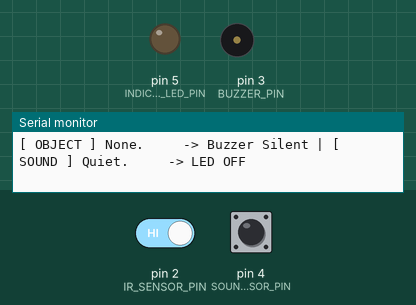
A program run on a simulated Arduino Uno, built with avr-gcc and run on an emulated ATmega328P. Parts: output pins drawn as LEDs (lit = HIGH), buzzer (waves = sounding), the last lines printed to the serial monitor. Dashed ring = blinking. The test bench sets the inputs (shaded band); at power-on: pin 2 (IR_SENSOR_PIN) HIGH, pin 4 (SOUND_SENSOR_PIN) LOW.

Above: at 1.2 s.
1.3 s: pin 2 (IR_SENSOR_PIN) driven LOW
At 2.5 s:
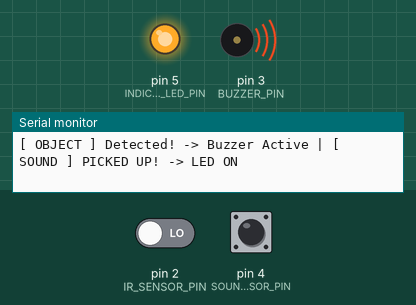
2.8 s: pin 4 (SOUND_SENSOR_PIN) driven HIGH
At 3.8 s:
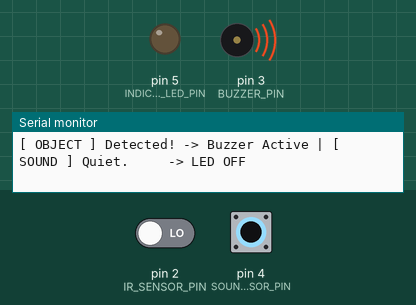
4.3 s: pin 2 (IR_SENSOR_PIN) driven HIGH
At 5.6 s:
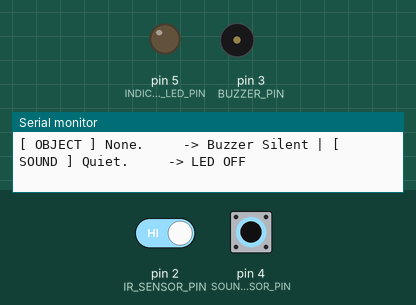
7.3 s: pin 2 (IR_SENSOR_PIN) driven LOW and pin 4 (SOUND_SENSOR_PIN) driven LOW
At 7.6 s:
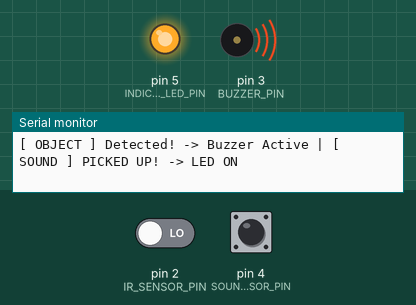
10.3 s: pin 4 (SOUND_SENSOR_PIN) driven HIGH
At 11.3 s:
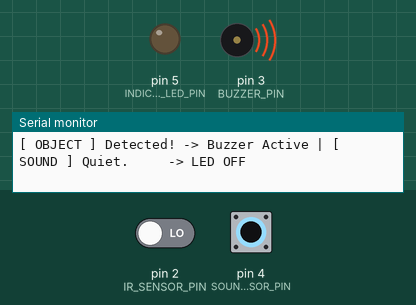
13.3 s: pin 4 (SOUND_SENSOR_PIN) pulsed LOW 2 times (0.12 s each, 0.3 s apart)
At 13.73 s:
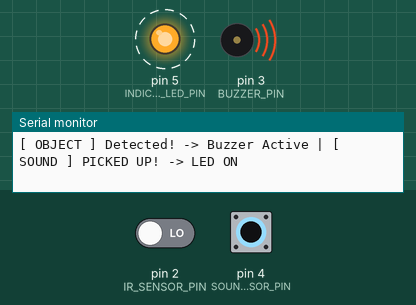
Timing chart, 0 to 16.3 s (numbered marks = the images above; inputs shaded):
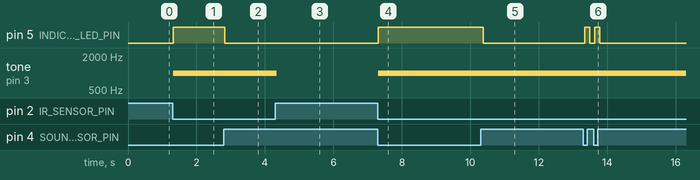

The program:

main.cpp
```cpp
#include <Arduino.h>
#include "../include/Config.h"
#include "FeedbackSystem.h"

void setup() {
    Serial.begin(9600);

    pinMode(IR_SENSOR_PIN, INPUT);
    pinMode(SOUND_SENSOR_PIN, INPUT);
    pinMode(BUZZER_PIN, OUTPUT);
    pinMode(INDICATOR_LED_PIN, OUTPUT);

    Serial.println("--- Modular C++ Feedback Framework Initialized ---");
}

void loop() {
    // Read raw hardware data lines
    int currentObstacleState = digitalRead(IR_SENSOR_PIN);
    int currentSoundState = digitalRead(SOUND_SENSOR_PIN);

    // Execute modular subsystems
    handleObstacleDetection(currentObstacleState);
    handleSoundFeedback(currentSoundState, currentObstacleState);

    delay(SYSTEM_LOOP_DELAY_MS);
}
```

FeedbackSystem.cpp
```cpp
#include <Arduino.h>
#include "FeedbackSystem.h"
#include "../include/Config.h"

void handleObstacleDetection(int obstacleState) {
    if (obstacleState == LOW) {
        tone(BUZZER_PIN, BUZZER_FREQUENCY_HZ);
        Serial.print("[ OBJECT ] Detected! -> Buzzer Active | ");
    } else {
        noTone(BUZZER_PIN);
        digitalWrite(INDICATOR_LED_PIN, LOW);
        Serial.print("[ OBJECT ] None.     -> Buzzer Silent | ");
    }
}

void handleSoundFeedback(int soundState, int obstacleState) {
    // Logic gate handles structural sensor cross-talk filters
    if (soundState == LOW && obstacleState == LOW) {
        digitalWrite(INDICATOR_LED_PIN, HIGH);
        Serial.println("[ SOUND ] PICKED UP! -> LED ON");
    } else {
        digitalWrite(INDICATOR_LED_PIN, LOW);
        Serial.println("[ SOUND ] Quiet.     -> LED OFF");
    }
}
```

FeedbackSystem.h
```cpp
#ifndef FEEDBACK_SYSTEM_H
#define FEEDBACK_SYSTEM_H

// Declare execution blueprints
void handleObstacleDetection(int obstacleState);
void handleSoundFeedback(int soundState, int obstacleState);

#endif // FEEDBACK_SYSTEM_H
```

Config.h
```cpp
#ifndef CONFIG_H
#define CONFIG_H

// Input Sensor Pins
constexpr int IR_SENSOR_PIN = 2;
constexpr int SOUND_SENSOR_PIN = 4;

// Output Actuator Pins
constexpr int BUZZER_PIN = 3;
constexpr int INDICATOR_LED_PIN = 5;

// System Constraints
constexpr unsigned int BUZZER_FREQUENCY_HZ = 1000;
constexpr unsigned long SYSTEM_LOOP_DELAY_MS = 50;

#endif // CONFIG_H
```

Measured:
- after the input at 1.3 s, pin 5 (INDICATOR_LED_PIN): LOW → HIGH at once; tone on pin 3 (BUZZER_PIN): silent → 1000 Hz at once
- after the input at 2.8 s, pin 5 (INDICATOR_LED_PIN): HIGH → LOW at once
- after the input at 4.3 s, tone on pin 3 (BUZZER_PIN): 1000 Hz → silent at once
- after the input at 7.3 s, pin 5 (INDICATOR_LED_PIN): LOW → HIGH at once; tone on pin 3 (BUZZER_PIN): silent → 1000 Hz at once
- after the input at 10.3 s, pin 5 (INDICATOR_LED_PIN): HIGH → LOW after 0.07 s
- after the input at 13.3 s, pin 5 (INDICATOR_LED_PIN): alternates HIGH for 0.15 s and LOW for 0.15 s, 4 changes in all, then stays LOW, starting at once
